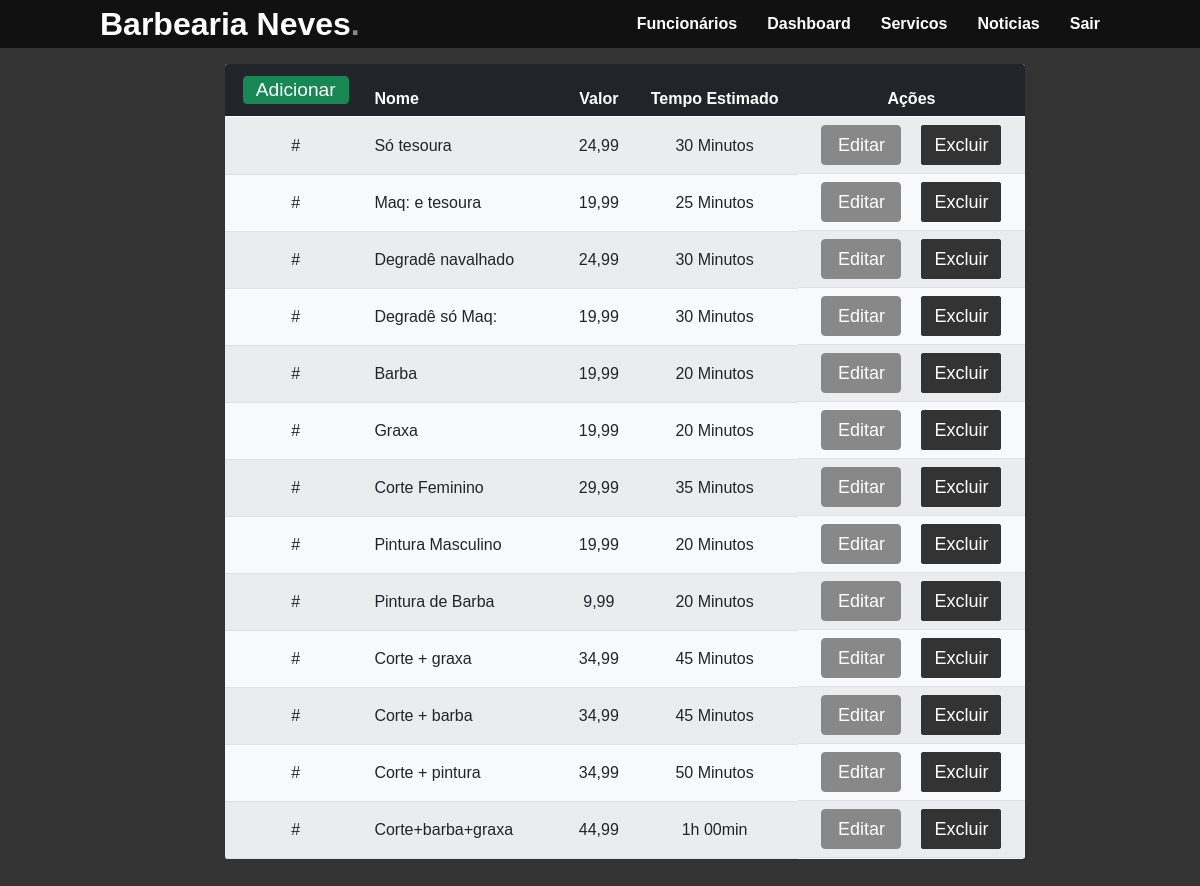
Screenshot of /ListarServicos.php (signed in) with the database file from the repository.
### tables this page shows
CREATE TABLE `servicos` (
  `idServicos` int NOT NULL,
  `nome` varchar(45) NOT NULL,
  `valor` double NOT NULL,
  `tempo_estimado` time NOT NULL
);

### dao/daoServicos.php (called while the page is built, shortened)
<?php
include_once 'C:/xampp/htdocs/Projeto-barbearia/model/servicos_model.php';
class DaoServicos
{
    public function listarServicosDAO()
    {
        $conn = new Conecta();
        $msg = new Mensagem();
        $conecta = $conn->conectadb();
        if ($conecta) {
            try {
                $serag = $conecta->query("select * from servicos");
                $lista = array();
                $a = 0;
                if ($serag->execute()) {
                    if ($serag->rowCount() > 0) {
                        while ($linha = $serag->fetch(PDO::FETCH_OBJ)) {
                            $servicos = new Servicos_model();
                            $servicos->setIdServicos($linha->idServicos);
                            $servicos->setNomeServico($linha->nome);
                            $servicos->setValorServico($linha->valor);
                            $servicos->setTempoServico($linha->tempo_estimado);
                            $lista[$a] = $servicos;
                            $a++;
                        }
                    }
                }
            } catch (Exception $ex) {
                $msg->setMsg($ex);
            }
            return $lista;
        }
    }
}

### controller/servicosController.php (called while the page is built, shortened)
<?php
include_once 'C:/xampp/htdocs/Projeto-barbearia/dao/daoServicos.php';
include_once 'C:/xampp/htdocs/Projeto-barbearia/model/servicos_model.php';
class ServicosController {
    public function listarServicos(){
        $daoServico = new DaoServicos();
        return $daoServico->listarServicosDAO();
    }
}

### model/servicos_model.php (called while the page is built)
<?php
class Servicos_model {
    private $idServicos;
    private $nomeServico;
    private $valorServico;
    private $tempoServico;
    public function getIdServicos()
    {
        return $this->idServicos;
    }
    public function setIdServicos($idServicos)
    {
        $this->idServicos = $idServicos;
        return $this;
    }
    public function getNomeServico()
    {
        return $this->nomeServico;
    }
    public function setNomeServico($nomeServico)
    {
        $this->nomeServico = $nomeServico;
        return $this;
    }
    public function getValorServico()
    {
        return $this->valorServico;
    }
    public function setValorServico($valorServico)
    {
        $this->valorServico = $valorServico;
        return $this;
    }
    public function getTempoServico()
    {
        return $this->tempoServico;
    }
    public function setTempoServico($tempoServico)
    {
        $this->tempoServico = $tempoServico;
        return $this;
    }
}

### ListarServicos.php (the view, shortened to what this page needs)
<?php
include_once 'C:/xampp/htdocs/Projeto-barbearia/controller/servicosController.php';
?>
<!DOCTYPE html>
<html lang="pt-br">
<head>
    <link rel="stylesheet" href="https://cdnjs.cloudflare.com/ajax/libs/font-awesome/4.5.0/css/font-awesome.min.css">
    <link href="css/bootstrap.min.css" rel="stylesheet">
    <link href="css/style-lista-funcionario.css" rel="stylesheet">
<body style="background-color: #333;">
    <header>
        <a href="index.php" class="logo">Barbearia Neves<span>.</span></a>
        <?php
        include_once 'C:/xampp/htdocs/Projeto-barbearia/nav.php';
        echo navBar();
        ?>
    </header>
    <div class="table-responsive d-flex justify-content-center mt-3 mb-5">
        <div class="col-md-10 offset-0">
            <table class="table table-striped bg-light" style="width: 80%;border-radius: 3px; overflow:hidden; margin-left: 125px;">
                <thead class="table-dark">
                    <tr>
                        <th>
                            <div class="d-flex justify-content-center">
                                <a href="cadastroServicos.php" class="btn btn-success  mb-1 mt-1  " style=" line-height: 0.75;  font-size: 1.2em; font-family: Arial, sans-serif;">
                                    Adicionar</a>
                            </div>
                        </th>
                        <th>Nome</th>
                        <th class="text-center ">Valor</th>
                        <th class="text-center">Tempo Estimado</th>
                        <th colspan="2" class="text-center">Ações</th>
                    </tr>
                </thead>
                <tbody>
                    <?php
                    function horaMin02($qqdata)
                    {
                        if ($tempdata = substr($qqdata, 0, 2) == 00) {
                            $tempdata = substr($qqdata, 0, 0) . '' .
                                substr($qqdata, 3, 2) . ' Minutos';
                            return ($tempdata);
                        } else {
                            $tempdata = substr($qqdata, 1, 1) . 'h ' .
                                substr($qqdata, 3, 2) . 'min';
                            return ($tempdata);
                        }
                    }
                    function virgula($qqdata)
                    {
                        if (substr($qqdata, 3, 2) == NULL) {
                            $tempdata = substr($qqdata, 0, 2) . ',' . '00';
                            return ($tempdata);
                        } else if ($tempdata = substr($qqdata, 0, 1) == 9.) {
                            $tempdata = substr($qqdata, 0, 1) . ',' .
                                substr($qqdata, 2, 4);
                            return ($tempdata);
                        } else {
                            $tempdata = substr($qqdata, 0, 2) . ',' .
                                substr($qqdata, 3, 2);
                            return ($tempdata);
                        }
                    }
                    $scTable = new servicosController();
                    $listaServicos = $scTable->listarServicos();
                    $a = 0;
                    if ($listaServicos != null) {
                        foreach ($listaServicos as $ls) {
                            $a++;
                    ?>
                            <tr class=" align-middle">
                                <td class="text-center">#</td>
                                <td style="width: 25%"><?php print_r($ls->getNomeServico()); ?></td>
                                <td class="text-center "><?php print_r(virgula(($ls->getValorServico()))); ?></td>
                                <td class="text-center"><?php print_r(horaMin02(($ls->getTempoServico()))); ?></td>
                                <td class=" d-flex justify-content-center"> <button type="button" class="btnDetalhes" data-modal-title="<?php $sm->getIdServicos() ?>" data-bs-toggle="modal" data-bs-target="#editModal<?php echo $a; ?>" data-whatever="<?php echo $ls->getIdServicos(); ?>" data-whatevernome="<?php echo $ls->getNomeServico() ?>" data-whateveremail="<?php echo $ls->getValorServico() ?>" data-whateversexo="<?php echo $ls->getTempoServico(); ?>">
                                        Editar</button>
                                    <button type="button" class="btnReagendar" data-bs-toggle="modal" data-bs-target="#exampleModal<?php echo $a; ?>" style="margin-left: 20px;">
                                        Excluir</button>
                                </td>
                            </tr>
                    <?php
                        }
                    }
                    ?>
                </tbody>
            </table>
        </div>
    </div>
</body>
</head>
</html>

### nav.php (shortened to what this page needs)
<?php
function navBar()
{
    $nav = "
            ";
    if ($_SESSION['perfilc'] == "Administrador") {
        $nav .= "<ul class=\"navigation\">
                            <li><a href=\"./ListarFuncionario.php\"  onclick=\" toggleMenu();\">Funcionários</a></li>
                            <li><a href=\"dashboard.php\"  onclick=\" toggleMenu();\">Dashboard</a></li>
                            <li><a href=\"./ListarServicos.php\" onclick=\" toggleMenu();\">Servicos</a></li>
                            <li><a href=\"./cadastroNoticia.php\" onclick=\" toggleMenu();\">Noticias</a></li>
                            <li><a href=\"./sessionDestroy.php\" onclick=\" toggleMenu();\">Sair</a></li>
        </ul>";
    } elseif ($_SESSION['perfilc'] == "Funcionario") {
        $nav .= "  <ul class=\"navigation\">
                            <li><a href=\"agendamento_ClienteDados.php\"  onclick=\" toggleMenu();\">Agendamentos</a></li>
                            <li><a href=\"./sessionDestroy.php\" onclick=\" toggleMenu();\">Sair</a></li>
                            </ul>";
    } elseif ($_SESSION['perfilc'] == "Secretaria") {
        $nav .= "  <ul class=\"navigation\">
                            <li><a href=\"agendamentosSecretaria.php\"  onclick=\" toggleMenu();\">Agendamentos</a></li>
                            <li><a href=\"./sessionDestroy.php\" onclick=\" toggleMenu();\">Sair</a></li>
                            </ul>";
    }
    return $nav;
}
?>

### css/style-lista-funcionario.css (style rules this page uses)
* { margin: 0; padding: 0; box-sizing: border-box; font-family: 'Poppins', sans-serif; scroll-behavior: smooth; }
header { top: 0; left: 0; width: 100%; padding: 0px 100px; z-index: 10000; display: flex; justify-content: space-between; align-items: center; transition: 0.5s; background-color: #111; }
header .logo { color: #fff; font-weight: 700; font-size: 2em; text-decoration: none; }
header .logo span { color: #888; }
header .navigation { position: relative; display: flex; }
header .navigation li { list-style: none; margin-left: 30px; }
header .navigation li a { text-decoration: none; color: #fff; font-weight: 300; font-weight: bolder; }
dl, ol, ul { margin-top: 0; margin-bottom: 0; }

### ListarServicos.php (style rules this page uses)
.btnDetalhes { border: 1px solid #888; background-color: #888; color: white; width: 80px; height: 40px; border-radius: 4px; font-size: 18px; }
.btnReagendar { border: 1px solid #333; background-color: #333; color: white; width: 80px; height: 40px; border-radius: 2px; text-decoration: none; font-size: 18px; }

### rows the page displays
servicos: value "Só tesoura 24,99 30 Minutos"
servicos: value "Maq: e tesoura 19,99 25 Minutos"
servicos: value "Degradê navalhado 24,99 30 Minutos"
servicos: value "Degradê só Maq: 19,99 30 Minutos"
servicos: value "Barba 19,99 20 Minutos"
servicos: value "Graxa 19,99 20 Minutos"
servicos: value "Corte Feminino 29,99 35 Minutos"
servicos: value "Pintura Masculino 19,99 20 Minutos"
servicos: value "Pintura de Barba 9,99 20 Minutos"
servicos: value "Corte + graxa 34,99 45 Minutos"
servicos: value "Corte + barba 34,99 45 Minutos"
servicos: value "Corte + pintura 34,99 50 Minutos"
servicos: value "Corte+barba+graxa 44,99 1h 00min"
